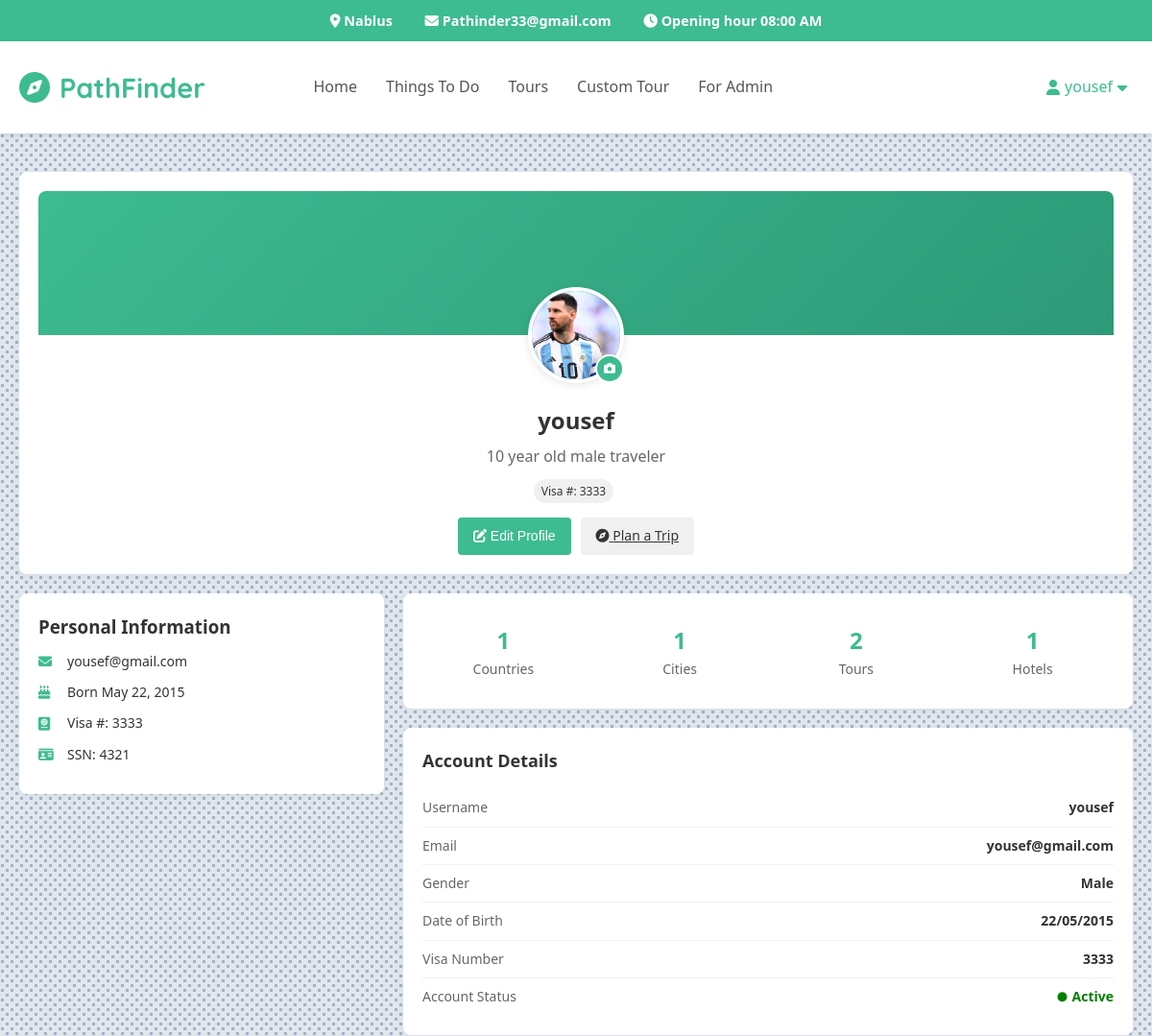
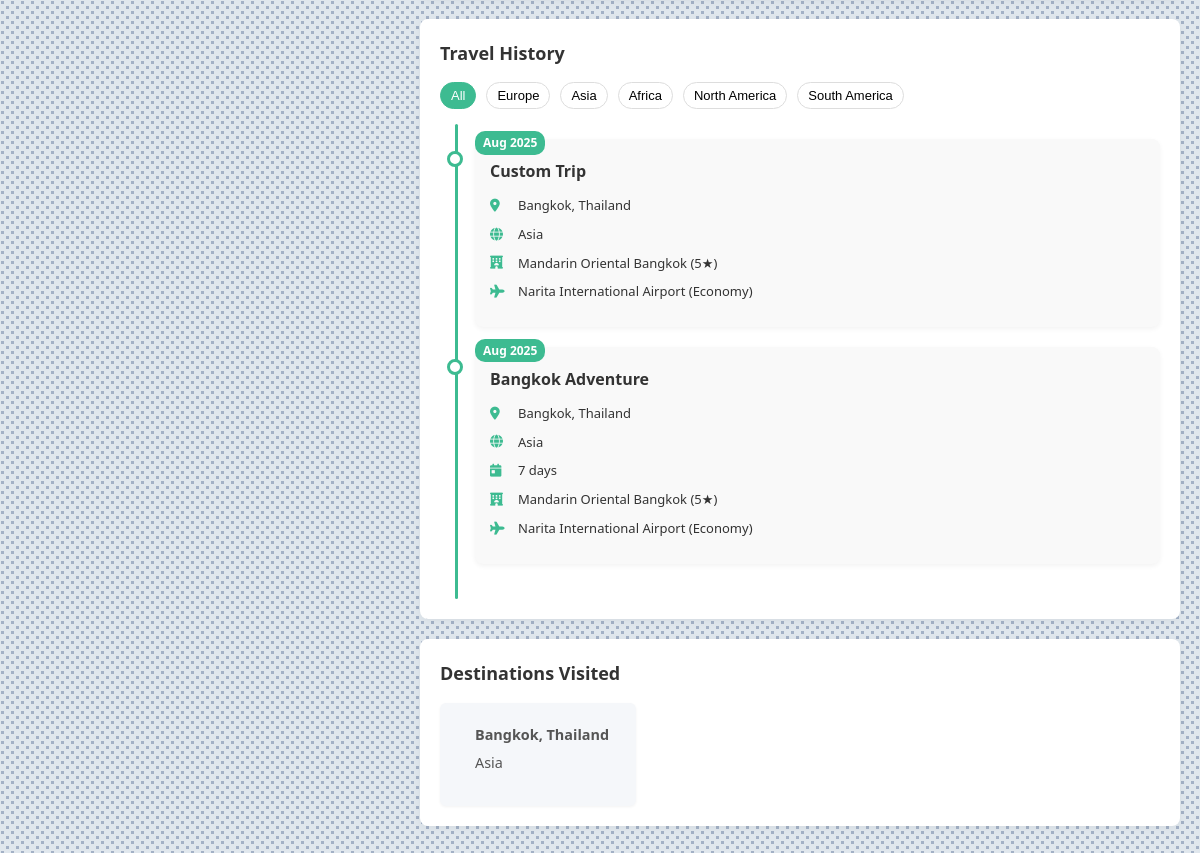
/profile.php (signed in), run on the app's committed database (2 pictures, top to bottom).
### tables this page shows
CREATE TABLE `customer` (
  `customerid` int(11) NOT NULL,
  `ssn` varchar(50) NOT NULL,
  `username` varchar(50) NOT NULL,
  `password` varchar(50) NOT NULL,
  `email` varchar(50) NOT NULL,
  `gender` varchar(50) NOT NULL,
  `bdate` date NOT NULL,
  `tourid` int(11) DEFAULT NULL,
  `hotelid` int(11) DEFAULT NULL,
  `flightid` int(11) DEFAULT NULL,
  `destid` int(11) DEFAULT NULL,
  `visanum` varchar(50) NOT NULL,
  `profilepic` varchar(200) NOT NULL
);

CREATE TABLE `destination` (
  `destid` int(11) NOT NULL,
  `continent` varchar(50) NOT NULL,
  `country` varchar(50) NOT NULL,
  `city` varchar(50) NOT NULL,
  `description` varchar(200) NOT NULL,
  `destimage` varchar(200) NOT NULL
);

CREATE TABLE `flights` (
  `flightid` int(11) NOT NULL,
  `airport` varchar(50) NOT NULL,
  `time` varchar(50) NOT NULL,
  `begin` varchar(50) NOT NULL,
  `destid` int(11) NOT NULL,
  `price` varchar(50) NOT NULL,
  `type` varchar(50) NOT NULL,
  `date` date NOT NULL
);

CREATE TABLE `hotels` (
  `hotelid` int(11) NOT NULL,
  `hotelname` varchar(50) NOT NULL,
  `destid` int(11) NOT NULL,
  `price` varchar(50) NOT NULL,
  `stars` varchar(50) NOT NULL,
  `time` varchar(50) NOT NULL,
  `numofpeople` varchar(50) NOT NULL,
  `location` varchar(200) NOT NULL,
  `hotelimage` varchar(200) NOT NULL,
  `locationlink` varchar(200) NOT NULL
);

CREATE TABLE `tours` (
  `tourid` int(11) NOT NULL,
  `tourname` varchar(50) NOT NULL,
  `destid` int(11) NOT NULL,
  `flightid` int(11) NOT NULL,
  `hotelid` int(11) NOT NULL,
  `price` decimal(10,2) NOT NULL,
  `rating` decimal(3,1) NOT NULL,
  `duration` int(11) NOT NULL,
  `image` varchar(200) NOT NULL
);

### profile.php (the view, shortened to what the rows shown need)
<?php
$conn = new mysqli("localhost", "root", "", "pathfinder");
$customerId = $_SESSION['customerid'];
$customerEmail = $_SESSION['email'];
$sql = "SELECT * FROM customer WHERE customerid = ?";
$stmt = $conn->prepare($sql);
$stmt->bind_param("i", $customerId);
$stmt->execute();
$result = $stmt->get_result();
$userData = $result->fetch_assoc();
$pastTours = [];
$customerSql = "SELECT DISTINCT c.customerid, c.tourid, c.hotelid, c.flightid, c.destid, c.email
                FROM customer c
                WHERE c.email = ? AND (c.tourid IS NOT NULL OR c.destid IS NOT NULL)";
$customerStmt = $conn->prepare($customerSql);
$customerStmt->bind_param("s", $customerEmail);
$customerStmt->execute();
$customerResult = $customerStmt->get_result();
$customerBookings = [];
while ($booking = $customerResult->fetch_assoc()) {
    $customerBookings[] = $booking;
}
foreach ($customerBookings as $booking) {
    $tourSql = "SELECT
                    t.tourid, t.tourname, t.price, t.rating, t.duration, t.image,
                    d.destid, d.continent, d.country, d.city, d.description, d.destimage,
                    h.hotelid, h.hotelname, h.stars, h.location, h.hotelimage,
                    f.flightid, f.airport, f.type as flight_type, f.date as flight_date, f.begin
                FROM customer c
                LEFT JOIN destination d ON (c.destid = d.destid OR (c.tourid IS NOT NULL AND EXISTS(SELECT 1 FROM tours t2 WHERE t2.tourid = c.tourid AND t2.destid = d.destid)))
                LEFT JOIN tours t ON c.tourid = t.tourid
                LEFT JOIN hotels h ON (c.hotelid = h.hotelid OR (c.tourid IS NOT NULL AND EXISTS(SELECT 1 FROM tours t3 WHERE t3.tourid = c.tourid AND t3.hotelid = h.hotelid)))
                LEFT JOIN flights f ON (c.flightid = f.flightid OR (c.tourid IS NOT NULL AND EXISTS(SELECT 1 FROM tours t4 WHERE t4.tourid = c.tourid AND t4.flightid = f.flightid)))
                WHERE c.customerid = ?";
    $tourStmt = $conn->prepare($tourSql);
    $tourStmt->bind_param("i", $booking['customerid']);
    $tourStmt->execute();
    $tourResult = $tourStmt->get_result();
    if ($tour = $tourResult->fetch_assoc()) {
        $tourKey = $tour['destid'] . '_' . $tour['tourid'] . '_' . $booking['customerid'];
        if (!isset($pastTours[$tourKey])) {
            $pastTours[$tourKey] = $tour;
        }
    }
}
$pastTours = array_values($pastTours);
$birthDate = new DateTime($userData['bdate']);
$today = new DateTime();
$age = $birthDate->diff($today)->y;
?>
<!DOCTYPE html>
<html lang="en">
<head>
    <?php include 'head.php'; ?>
    <link rel="stylesheet" href="https://cdnjs.cloudflare.com/ajax/libs/font-awesome/6.1.1/css/all.min.css">
</head>
<body>
<div class="containerB">
    <div class="profile-container">
        <div class="profile-header">
            <div class="profile-avatar-container">
                <div class="profile-avatar">
                    <?php if (!empty($userData['profilepic'])): ?>
                        <img src="<?php echo $userData['profilepic']; ?>" alt="Profile Picture">
                    <?php else: ?>
                        <div class="avatar-initials"><?php echo substr($userData['username'], 0, 1); ?></div>
                    <?php endif; ?>
                </div>
            </div>
            <div class="profile-info">
                <h1><?php echo $userData['username']; ?></h1>
                <p class="profile-role">
                    <?php echo $age; ?> year old <?php echo $userData['gender']; ?> traveler
                </p>
                <div class="travel-status">
                    <span class="status-badge">Visa #: <?php echo $userData['visanum']; ?></span>
                </div>
                <div class="profile-actions">
                    <button class="btn primary" id="editProfileBtn"><i class="fas fa-edit"></i> Edit Profile</button>
                    <a href="Tours.php" class="btn secondary"><i class="fas fa-compass"></i> Plan a Trip</a>
                </div>
            </div>
        </div>
        <div class="profile-content">
            <div class="profile-sidebar">
                <div class="profile-card">
                    <div class="traveler-info">
                        <p><i class="fas fa-envelope"></i> <?php echo $userData['email']; ?></p>
                        <p><i class="fas fa-birthday-cake"></i> Born <?php echo date('F j, Y', strtotime($userData['bdate'])); ?></p>
                        <p><i class="fas fa-passport"></i> Visa #: <?php echo $userData['visanum']; ?></p>
                        <p><i class="fas fa-id-card"></i> SSN: <?php echo $userData['ssn']; ?></p>
                    </div>
                </div>
            </div>
            <div class="profile-main">
                <div class="profile-card">
                    <div class="account-container">
                        <div class="account-info">
                            <p>
                                <span>Username</span>
                                <span><?php echo $userData['username']; ?></span>
                            </p>
                            <p>
                                <span>Email</span>
                                <span><?php echo $userData['email']; ?></span>
                            </p>
                            <p>
                                <span>Gender</span>
                                <span><?php echo ucfirst($userData['gender']); ?></span>
                            </p>
                            <p>
                                <span>Date of Birth</span>
                                <span><?php echo date('d/m/Y', strtotime($userData['bdate'])); ?></span>
                            </p>
                            <p>
                                <span>Visa Number</span>
                                <span><?php echo $userData['visanum']; ?></span>
                            </p>
                        </div>
                    </div>
                </div>
                <div class="profile-card">
                    <div class="travel-timeline">
                        <?php if (empty($pastTours)): ?>
                            <div style="text-align: center; padding: 20px;">
                                <i class="fas fa-route" style="font-size: 2rem; color: #ddd;"></i>
                                <p>No travel history found</p>
                                <a href="Tours.php" class="btn small-btn primary">Book Your First Tour</a>
                            </div>
                        <?php else: ?>
                            <?php foreach($pastTours as $tour): ?>
                                <div class="timeline-item" data-continent="<?php echo strtolower($tour['continent']); ?>">
                                    <div class="timeline-point"></div>
                                    <div class="timeline-date">
                                        <?php echo date('M Y', strtotime($tour['flight_date'] ?? '2024-' . rand(1, 12) . '-' . rand(1, 28))); ?>
                                    </div>
                                    <div class="timeline-content">
                                        <h4 class="tour-title"><?php echo $tour['tourname'] ?? 'Custom Trip'; ?></h4>
                                        <div class="tour-details">
                                            <div class="tour-detail">
                                                <i class="fas fa-map-marker-alt"></i>
                                                <span><?php echo $tour['city']; ?>, <?php echo $tour['country']; ?></span>
                                            </div>
                                            <div class="tour-detail">
                                                <i class="fas fa-globe"></i>
                                                <span><?php echo $tour['continent']; ?></span>
                                            </div>
                                            <?php if (!empty($tour['duration'])): ?>
                                                <div class="tour-detail">
                                                    <i class="fas fa-calendar-day"></i>
                                                    <span><?php echo $tour['duration']; ?> days</span>
                                                </div>
                                            <?php endif; ?>
                                            <?php if (!empty($tour['hotelname'])): ?>
                                                <div class="tour-detail">
                                                    <i class="fas fa-hotel"></i>
                                                    <span><?php echo $tour['hotelname']; ?> <?php echo !empty($tour['stars']) ? '(' . $tour['stars'] . '★)' : ''; ?></span>
                                                </div>
                                            <?php endif; ?>
                                            <?php if (!empty($tour['airport'])): ?>
                                                <div class="tour-detail">
                                                    <i class="fas fa-plane"></i>
                                                    <span><?php echo $tour['airport']; ?> <?php echo !empty($tour['flight_type']) ? '(' . $tour['flight_type'] . ')' : ''; ?></span>
                                                </div>
                                            <?php endif; ?>
                                        </div>
                                    </div>
                                </div>
                            <?php endforeach; ?>
                        <?php endif; ?>
                    </div>
                </div>
            </div>
        </div>
    </div>
</div>
</body>
</html>

### data on the page
customer: profilepic (picture), username "yousef", gender "male", visanum "3333", email "yousef@gmail.com", bdate "May 22, 2015", ssn "4321", gender "Male", bdate "22/05/2015"
destination: tourname "Custom Trip", city "Bangkok", country "Thailand", continent "Asia", hotels.hotelname "Mandarin Oriental Bangkok", hotels.stars "5", flights.airport "Narita International Airport", flights.type "Economy"
tours: tourname "Bangkok Adventure", destid.city "Bangkok", destid.country "Thailand", destid.continent "Asia", duration "7", hotelid.hotelname "Mandarin Oriental Bangkok", hotelid.stars "5", flightid.airport "Narita International Airport", flightid.type "Economy"

### other printed values
$_SESSION['username'] "yousef"
$travelStats['countries'] "1"
$travelStats['cities'] "1"
$travelStats['tours'] "2"
$travelStats['hotels'] "1"
$dest['city'] "Bangkok"
$dest['country'] "Thailand"
$dest['continent'] "Asia"
